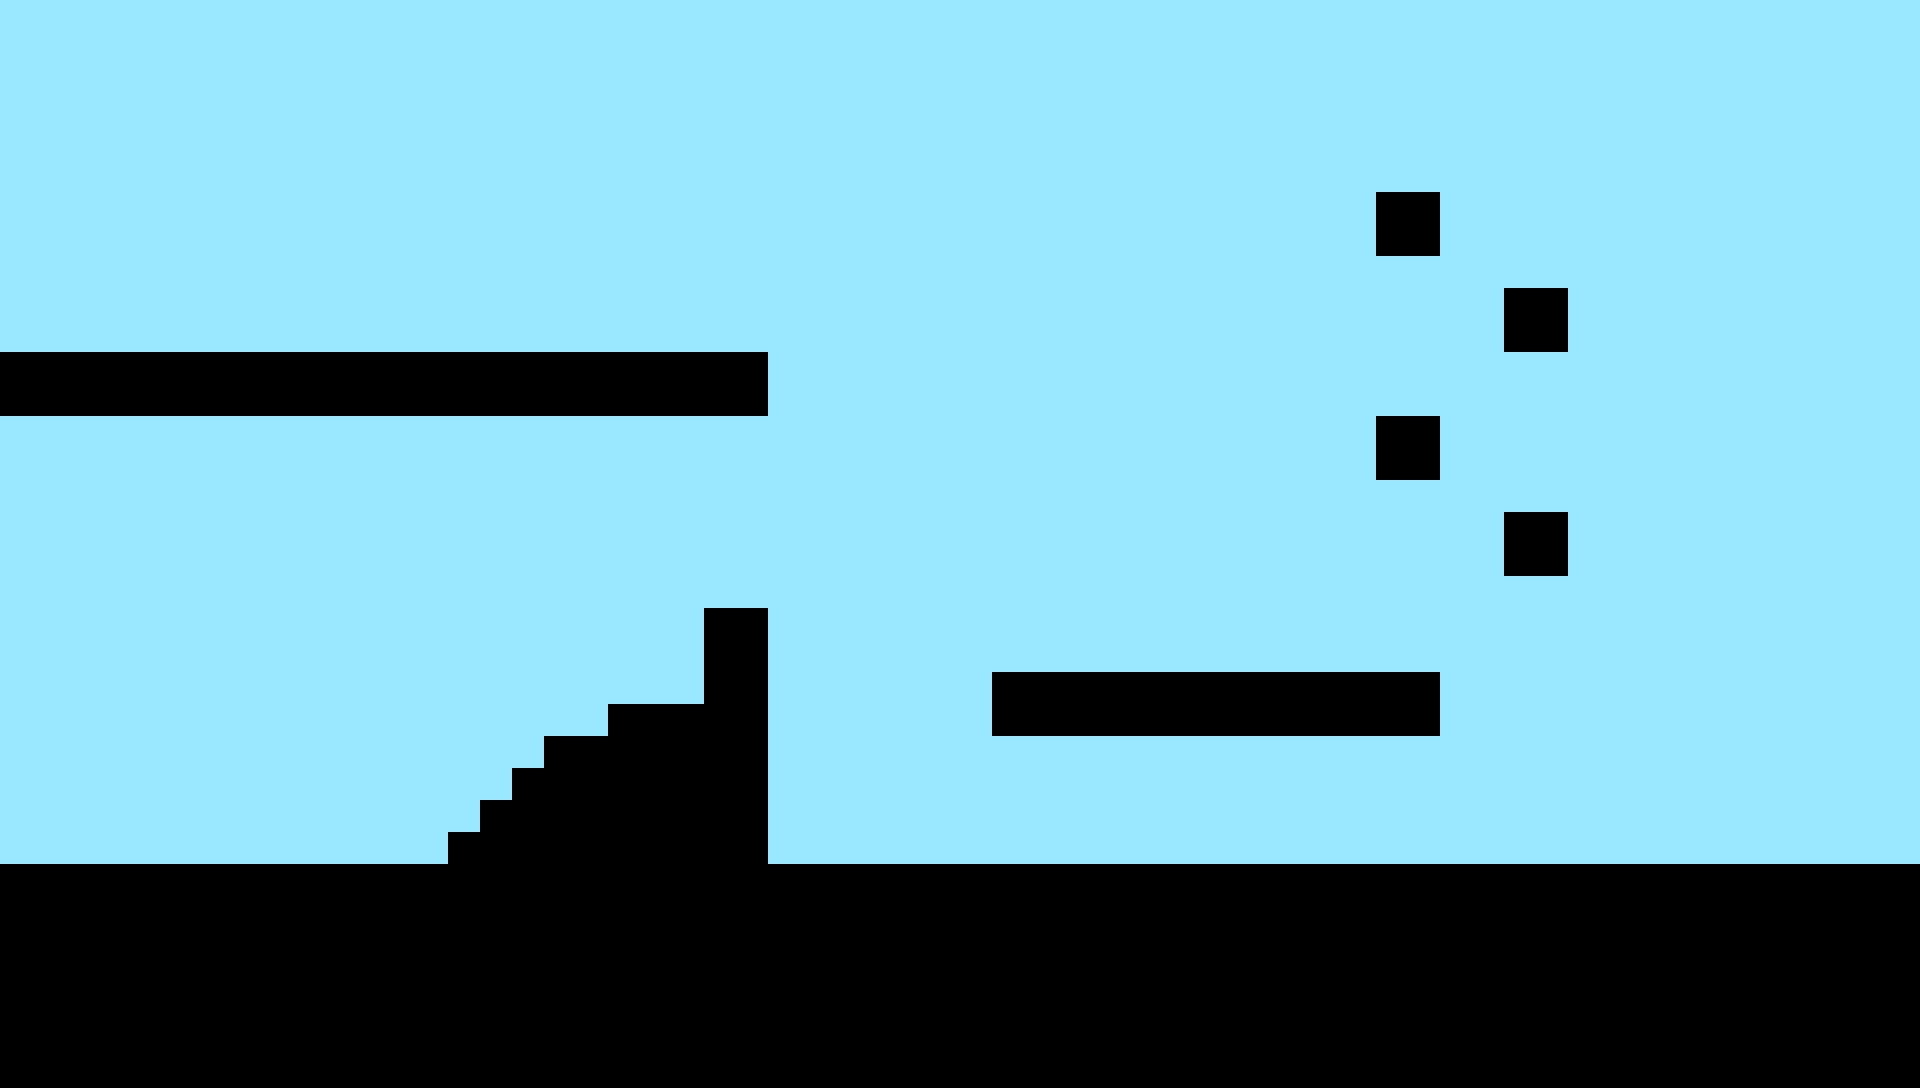

Tiled map render using the project's own tile images. Description and the map definition, with tile-layer contents summarised, below:
An orthogonal 60x34 tile map with 32x32 px tiles, 2 tile layers (back, wall), 2 tilesets.

<map version="1.0" orientation="orthogonal" renderorder="right-down" width="60" height="34" tilewidth="32" tileheight="32" backgroundcolor="#ffffff" nextobjectid="1">
 <tileset firstgid="1" name="entities" tilewidth="32" tileheight="32">
  <image source="entities.png" width="1024" height="1024" />
  <tile id="33">
   <properties>
    <property name="Collidable" value="true" />
   </properties>
  </tile>
 </tileset>
 <tileset firstgid="1025" name="JnRLayer01" tilewidth="32" tileheight="32">
  <image source="JnRLayer01.png" width="400" height="240" />
 </tileset>
 <layer name="back" width="60" height="34">
  <data>[2040 cells, 2040 non-empty, 1 distinct tile ids]</data>
 </layer>
 <layer name="wall" width="60" height="34">
  <data>[2040 cells, 557 non-empty, 1 distinct tile ids]</data>
 </layer>
</map>
